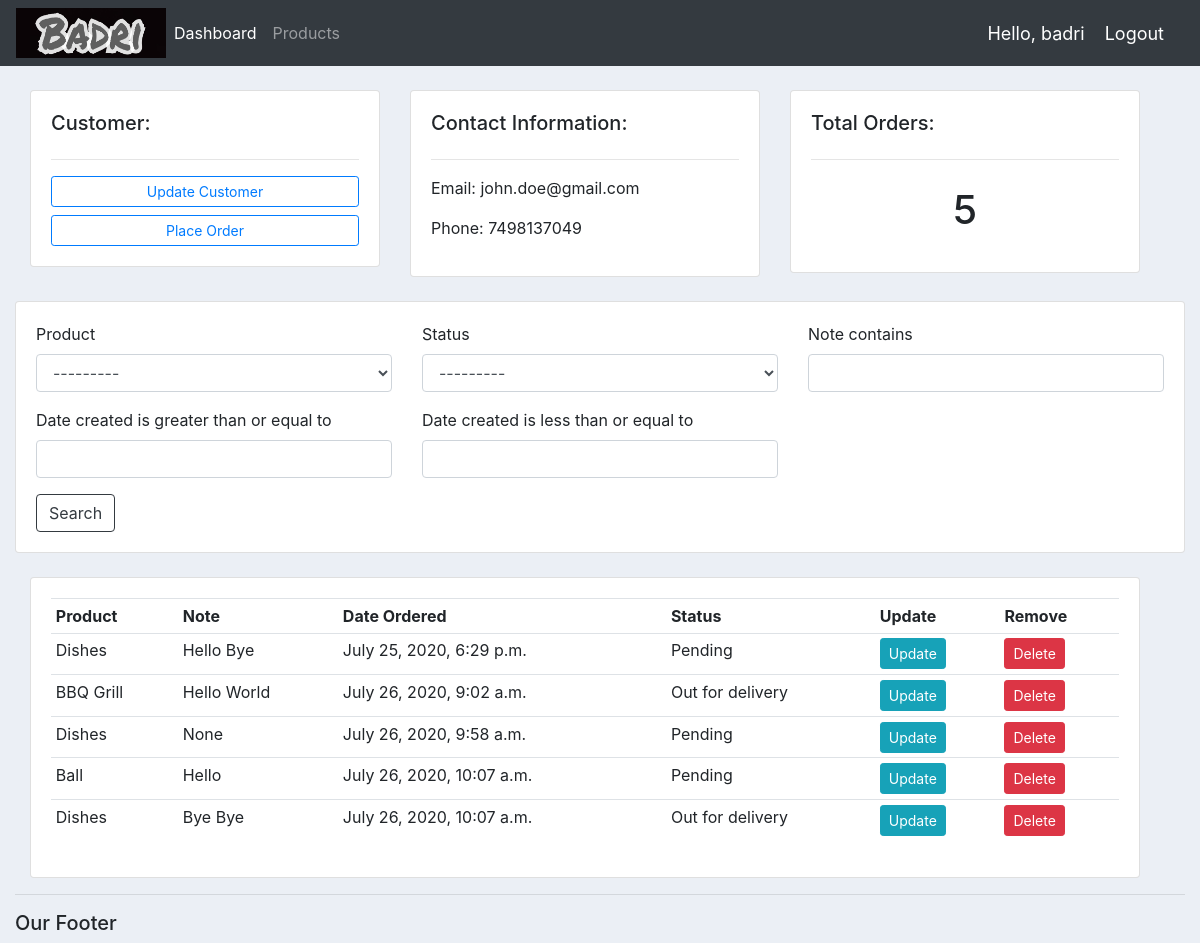
The page /customer/1/ (signed in) on the database as committed earlier.
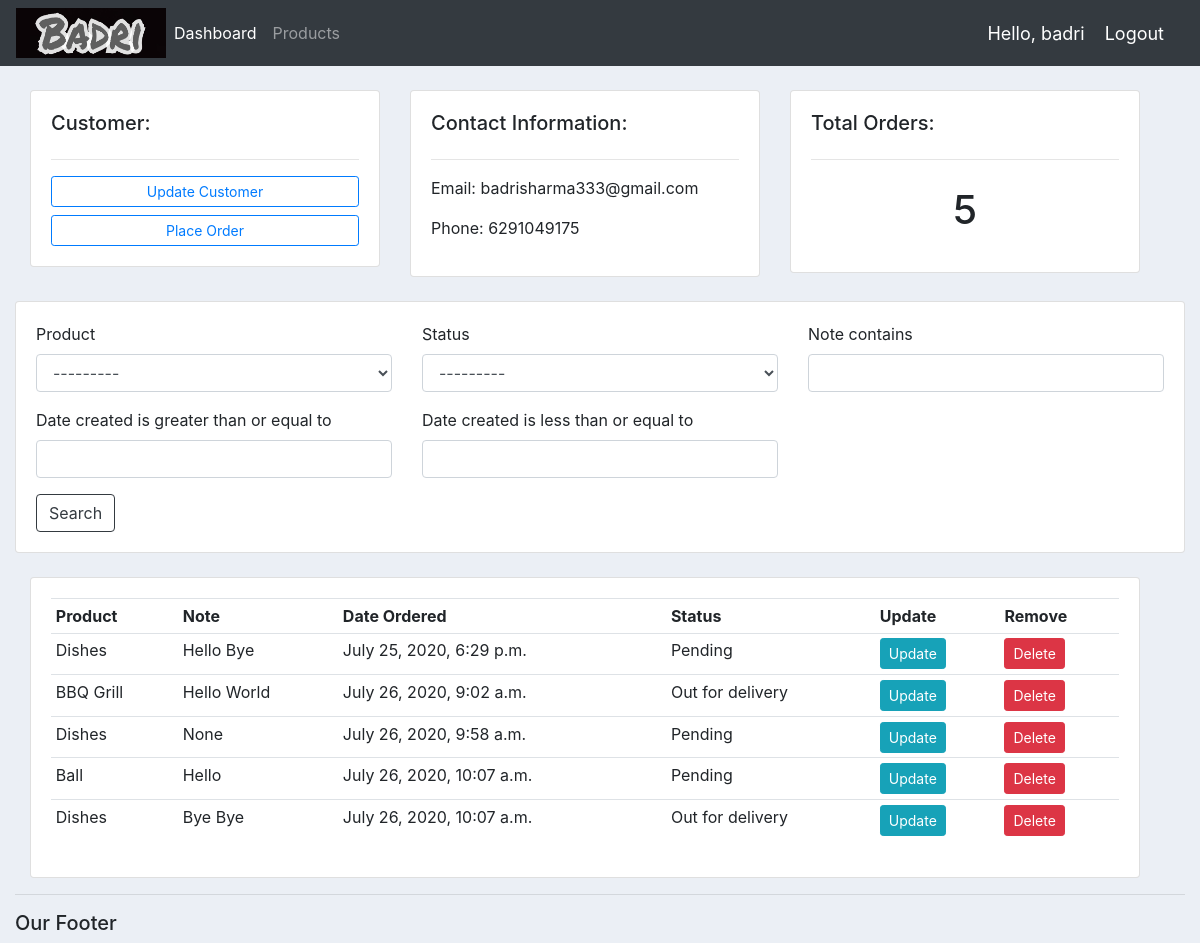
The same page on the database as committed later.
### accounts/models.py (models this page shows, shortened)
class Customer(models.Model):
    user = models.OneToOneField(User, blank=True, null=True, on_delete=models.CASCADE)
    name = models.CharField(max_length=200, null=True)
    phone = models.CharField(max_length=200, null=True)
    email = models.EmailField()
    profile_pic = models.ImageField(default="profile_pic.png", null=True, blank=True)
    date_created = models.DateTimeField(auto_now_add=True)

### accounts/decorators.py (the view)
        def wrapper_func(request, *args, **kwargs):
            group = None
            if request.user.groups.exists():
                group = request.user.groups.all()[0].name
            if group in allowed_roles:
                return view_func(request, *args, **kwargs)
            else:
                return HttpResponse("Nikal Yahan Se Bhsdk Paisa Le kr aana")

### accounts/models.py (called while the page is built)
    def __str__(self):
        return self.name

### accounts/views.py (called while the page is built)
@login_required(login_url='login')
@allowed_user(allowed_roles=['admin'])
def customer(request, pk_test):
    customer = Customer.objects.get(id = pk_test)
    orders = customer.order_set.all()
    order_count = orders.count()
    myfilter = OrderFilter(request.GET, queryset=orders)
    orders = myfilter.qs
    context = {
        'customer': customer,
        'orders': orders,
        'order_count': order_count,
        'myfilter': myfilter,
    }
    return render(request, 'accounts/customer.html', context)

### accounts/templates/accounts/customer.html
{% extends "accounts/main.html" %}
{% load crispy_forms_tags %}
{% block content %}
    <br>
    <div class="row container-fluid">
        <div class="col-md">
            <div class="card card-body">
                <h5>Customer:</h5>
                <hr>
                <a class="btn btn-outline-primary btn-sm btn-block" href="">Update Customer</a>
                <a class="btn btn-outline-primary btn-sm btn-block" href="{% url 'create_order' customer.id %}">Place Order</a>
            </div>
        </div>
        <div class="col-md">
            <div class="card card-body">
                <h5>Contact Information:</h5>
                <hr>
                <p>Email:  {{ customer.email }}</p>
                <p>Phone:  {{ customer.phone }}</p>
            </div>
        </div>
        <div class="col-md">
            <div class="card card-body">
                <h5>Total Orders:</h5>
                <hr>
                <h1 style="text-align: center; padding: 10px;">{{ order_count }}</h1>
            </div>
        </div>
    </div>
    <br>
    <div class="row">
        <div class="col">
            <div class="card card-body">
                <form action="" method="GET">
                    <div class="row">
                        <div class="col-sm-4">
                            {{ myfilter.form.product|as_crispy_field }}
                        </div>
                        <div class="col-sm-4">
                            {{ myfilter.form.status|as_crispy_field }}
                        </div>
                        <div class="col-sm-4">
                            {{ myfilter.form.note|as_crispy_field }}
                        </div>
                        <div class="col-sm-4">
                            {{ myfilter.form.start_date|as_crispy_field }}
                        </div>
                        <div class="col-sm-4">
                            {{ myfilter.form.end_date|as_crispy_field }}
                        </div>
                    </div>
                    <button class="btn btn-outline-dark" type="submit">Search</button>
                </form>
            </div>
        </div>
    </div>
    <br>
    <div class="row container-fluid">
        <div class="col-md">
            <div class="card card-body">
                <table class="table table-sm">
                    <tr>
                        <th>Product</th>
                        <th>Note</th>
                        <th>Date Ordered</th>
                        <th>Status</th>
                        <th>Update</th>
                        <th>Remove</th>
                    </tr>
                    {% for ord in orders %}
                        <tr>
                            <td>{{ ord.product }}</td>
                            <td>{{ ord.note }}</td>
                            <td>{{ ord.date_created }}</td>
                            <td>{{ ord.status }}</td>
                            <td><a class="btn btn-sm btn-info" href="{% url 'update_order' ord.id %}">Update</a></td>
                            <td><a class="btn btn-sm btn-danger" href="{% url 'delete_order' ord.id %}">Delete</a></td>
                        </tr>
                    {% endfor %}
                </table>
            </div>
        </div>
    </div>
{% endblock %}

Rows that differ between the two databases and show on the page:
changed Customer: email "john.doe@gmail.com" → "badrisharma333@gmail.com"; phone "7498137049" → "6291049175"
